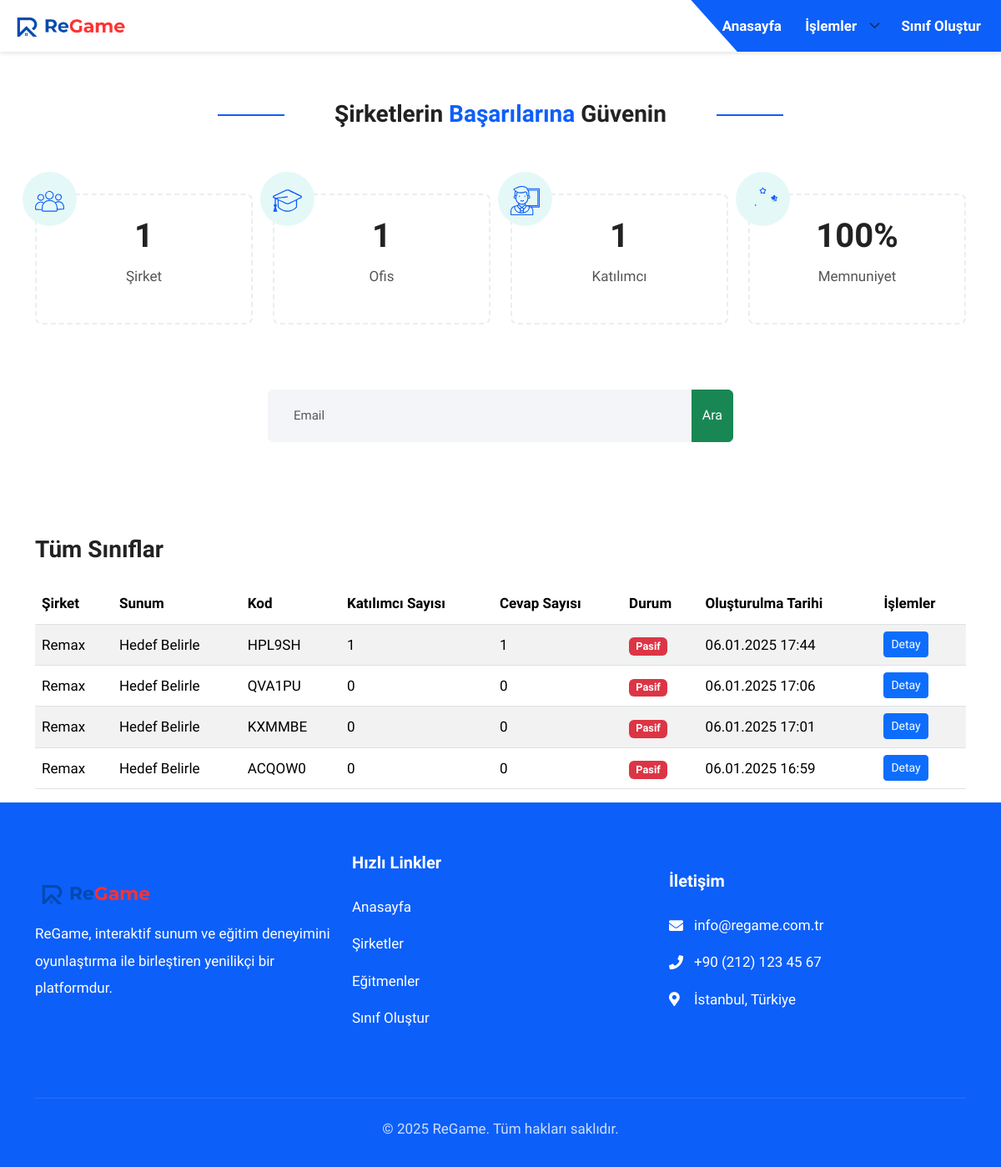
The page /dashboard/ (signed in) on the database its author committed.
### regame/models.py (models this page shows, shortened)
class Classroom(models.Model):
    company = models.ForeignKey(Company, on_delete=models.CASCADE, related_name="classrooms", verbose_name="Şirket")
    presentation = models.ForeignKey(Presentation, on_delete=models.CASCADE, related_name="classrooms", verbose_name="Sunum", blank=True, null=True)
    participants = models.ManyToManyField(Participant, verbose_name=("Katılımcılar"), blank=True, null=True)
    code = models.CharField(max_length=50, unique=True, verbose_name="Kod")
    qr_image = models.ImageField(upload_to="qr_codes/", blank=True, null=True, verbose_name="QR Kod")
    created_at = models.DateTimeField(auto_now_add=True, verbose_name="Oluşturulma Tarihi")
    last_updated_at = models.DateTimeField(auto_now=True, verbose_name="Son Güncellenme Tarihi")
    is_active = models.BooleanField(default=True, verbose_name="Aktif Mi?")

class Company(models.Model):
    name = models.CharField(max_length=255, verbose_name="Adı")
    logo = models.ImageField(upload_to="company_logos/", blank=True, null=True, verbose_name="Logo")
    created_at = models.DateTimeField(auto_now_add=True, verbose_name="Oluşturulma Tarihi")
    last_updated_at = models.DateTimeField(auto_now=True, verbose_name="Son Güncellenme Tarihi")
    is_active = models.BooleanField(default=True, verbose_name="Aktif Mi?")

class Presentation(models.Model):
    company = models.ForeignKey('Company', on_delete=models.CASCADE, related_name="presentations", verbose_name="Şirket")
    name = models.CharField(max_length=255, verbose_name="Adı")
    bg_image = models.ImageField(upload_to="presentation_bg/", blank=True, null=True, verbose_name="Arka Plan Görseli")
    questions = models.JSONField(verbose_name="Sorular", encoder=DjangoJSONEncoder, decoder=json.JSONDecoder, blank=True,null=True)
    created_at = models.DateTimeField(auto_now_add=True, verbose_name="Oluşturulma Tarihi")
    last_updated_at = models.DateTimeField(auto_now=True, verbose_name="Son Güncellenme Tarihi")
    is_active = models.BooleanField(default=True, verbose_name="Aktif Mi?")

### regame/views.py (the view)
# urls.py: path('dashboard/', views.anasayfa2, name='dashboard'),  # Login gerektiren dashboard
@login_required
def anasayfa2(request):
    if request.method == 'POST':
        email = request.POST.get('email')
        participant = None
        answers = []
        if email:
            participant = Participant.objects.filter(email=email).first()
            if participant:
                answers = Answer.objects.filter(
                    participant=participant,
                    is_active=True
                ).select_related('presentation', 'classroom')
    else:
        participant = None
        answers = []
    classrooms = Classroom.objects.select_related(
        'company',
        'presentation'
    ).prefetch_related(
        'participants',
        'answers'
    ).order_by('-created_at')  # En son oluşturulan en üstte
    context = {
        'company_count': Company.objects.filter(is_active=True).count(),
        'office_count': Participant.objects.values('office').distinct().count(),
        'participant_count': Participant.objects.filter(is_active=True).count(),
        'participant': participant,
        'answers': answers,
        'classrooms': classrooms
    }
    return render(request, 'pages/anasayfa2.html', context)

### regame/templates/pages/anasayfa2.html (shortened to what this page needs)
{% extends "base.html" %}
{% load static %}
{% block content %}
{% include "includes/header.html" %}
<section class="counter-up pt120">
    <div class="container">
        <div class="row">
            <div class="col-12 wow fadeInUp">
                <div class="counter-title text-center">
                    <h2>Şirketlerin <span>Başarılarına</span> Güvenin</h2>
                </div>
            </div>
            <div class="col-xl-3 col-md-6 col-12 wow fadeIn">
                <div class="counter-item">
                    <div class="cicon">
                    </div>
                    <h4><span class="cnumb">{{ company_count }}</span></h4>
                    <p>
                        Şirket
                    </p>
                </div>
            </div>
            <div class="col-xl-3 col-md-6 col-12 wow fadeIn">
                <div class="counter-item">
                    <div class="cicon">
                    </div>
                    <h4><span class="cnumb">{{ office_count }}</span></h4>
                    <p>
                        Ofis
                    </p>
                </div>
            </div>
            <div class="col-xl-3 col-md-6 col-12 wow fadeIn">
                <div class="counter-item">
                    <div class="cicon">
                    </div>
                    <h4><span class="cnumb">{{ participant_count }}</span></h4>
                    <p>
                        Katılımcı
                    </p>
                </div>
            </div>
            <div class="col-xl-3 col-md-6 col-12 wow fadeIn">
                <div class="counter-item">
                    <div class="cicon">
                    </div>
                    <h4><span class="cnumb">100</span>%</h4>
                    <p>
                        Memnuniyet
                    </p>
                </div>
            </div>
            <div class="col-12 my-5">
                <form method="POST" class="d-flex justify-content-center align-items-center">
                    <div class="input-group mb-3" style="width:50%;">
                        <input type="text" class="form-control" style="margin-bottom:0;" name="email" placeholder="Email">
                        <button class="btn btn-success" type="submit">Ara</button>
                    </div>
                </form>
            </div>
            <div class="col-12 mt-5">
                <h3 class="mb-4">Tüm Sınıflar</h3>
                <div class="table-responsive">
                    <table class="table table-striped">
                        <thead>
                            <tr>
                                <th>Şirket</th>
                                <th>Sunum</th>
                                <th>Kod</th>
                                <th>Katılımcı Sayısı</th>
                                <th>Cevap Sayısı</th>
                                <th>Durum</th>
                                <th>Oluşturulma Tarihi</th>
                                <th>İşlemler</th>
                            </tr>
                        </thead>
                        <tbody>
                            {% for classroom in classrooms %}
                            <tr>
                                <td>{{ classroom.company.name }}</td>
                                <td>{{ classroom.presentation.name }}</td>
                                <td>{{ classroom.code }}</td>
                                <td>{{ classroom.participants.count }}</td>
                                <td>{{ classroom.answers.count }}</td>
                                <td>
                                    <span class="badge {% if classroom.is_active %}bg-success{% else %}bg-danger{% endif %}">
                                        {% if classroom.is_active %}Aktif{% else %}Pasif{% endif %}
                                    </span>
                                </td>
                                <td>{{ classroom.created_at|date:"d.m.Y H:i" }}</td>
                                <td>
                                    <div class="d-flex gap-2">
                                        <a href="{% url 'classroom_answers' classroom.code %}" class="btn btn-primary btn-sm">Detay</a>
                                    </div>
                                </td>
                            </tr>
                            {% empty %}
                            <tr>
                                <td colspan="8" class="text-center">Henüz sınıf bulunmuyor.</td>
                            </tr>
                            {% endfor %}
                        </tbody>
                    </table>
                </div>
            </div>
        </div>
    </div>
</section>
{% endblock content %}

### regame/templates/base.html (shortened to what this page needs)
{% load static %}
<!DOCTYPE html>
<html lang="en">
	<head>
		<link href='https://unpkg.com/boxicons@2.1.4/css/boxicons.min.css' rel='stylesheet'>
		<link rel="stylesheet" href="{% static 'assets/bootstrap/css/bootstrap.min.css' %}">
		<link rel="stylesheet" href="{% static 'assets/fonts/themify-icons.css' %}">
		<link rel="stylesheet" href="{% static 'assets/css/line-awesome.css' %}">
		<link rel="stylesheet" href="{% static 'assets/fonts/fontawesome/fontawesome.css' %}">
		<link rel="stylesheet" href="{% static 'assets/owlcarousel/css/owl.carousel.min.css' %}">
		<link rel="stylesheet" href="{% static 'assets/owlcarousel/css/owl.theme.default.min.css' %}">
		<link rel="stylesheet" href="{% static 'assets/css/preloader.css' %}">
		<link rel="stylesheet" href="{% static 'assets/css/jquery-simple-mobilemenu.css' %}">
		<link rel="stylesheet" href="{% static 'assets/css/magnific-popup.css' %}">
		<link rel="stylesheet" href="{% static 'assets/css/animate.css' %}">
		<link rel="stylesheet" href="{% static 'assets/css/YouTubePopUp.css' %}">
		<link rel="stylesheet" href="{% static 'assets/css/slick.css' %}">
		<link rel="stylesheet" href="{% static 'assets/css/slick-theme.css' %}">
		<link rel="stylesheet" href="{% static 'assets/css/style.css' %}">
		<link rel="stylesheet" href="{% static 'assets/css/responsive.css' %}">
		<link rel="stylesheet" href="https://cdnjs.cloudflare.com/ajax/libs/font-awesome/5.15.4/css/all.min.css">
		<link href="https://cdnjs.cloudflare.com/ajax/libs/toastr.js/latest/toastr.min.css" rel="stylesheet">
	</head>
	<body>
		{% block content %}{% endblock content %}
		{% include "includes/footer.html" %}
	</body>
</html>

### regame/templates/includes/header.html (shortened to what this page needs)
{% load static %}
<header id="navigation">
    <div class="container-fluid">
        <div class="row">
            <div class="col-3 left-col align-self-center">
                <div class="site-logo">
                    <a href="{% url 'dashboard' %}"><img width="149" src="{% static 'assets/img/regame-logo.png' %}" alt="Edumon"></a>
                </div>
            </div>
            <div style="height=100%;" class="col-9 justify-content-end d-flex align-items-center">
                <nav id="main-menu">
                    <ul>
                        <li>
                            <a class="text-white" href="{% url 'dashboard' %}">Anasayfa</a>
                        </li>
                        <li class="menu-item-has-children">
                            <a href="#" class="text-white">İşlemler</a>
                        </li>
                        <li>
                            <a class="text-white" href="{% url 'select_company_for_classroom' %}">Sınıf Oluştur</a>
                        </li>
                    </ul>
                </nav>
            </div>
        </div>
    </div>
</header>

### regame/templates/includes/footer.html (shortened to what this page needs)
{% load static %}
<footer class="footer">
    <div class="container">
        <div class="row align-items-center">
            <div class="col-lg-4 col-md-6">
                <div class="footer_logo">
                    <a href="{% url 'dashboard' %}">
                        <img width="149" src="{% static 'assets/img/regame-logo.png' %}" alt="ReGame">
                    </a>
                    <p class="mt-3">
                        ReGame, interaktif sunum ve eğitim deneyimini
                        oyunlaştırma ile birleştiren yenilikçi bir platformdur.
                    </p>
                </div>
            </div>
            <div class="col-lg-4 col-md-6">
                <div class="footer_widget">
                    <h4>Hızlı Linkler</h4>
                    <ul>
                        <li><a href="{% url 'dashboard' %}">Anasayfa</a></li>
                        <li><a href="{% url 'company_list' %}">Şirketler</a></li>
                        <li><a href="{% url 'trainer_list' %}">Eğitmenler</a></li>
                        <li><a href="{% url 'select_company_for_classroom' %}">Sınıf Oluştur</a></li>
                    </ul>
                </div>
            </div>
            <div class="col-lg-4 col-md-6">
                <div class="footer_widget">
                    <h4>İletişim</h4>
                    <ul class="footer_contact">
                        <li>
                            <i class="fas fa-envelope"></i>
                            <span>info@regame.com.tr</span>
                        </li>
                        <li>
                            <i class="fas fa-phone"></i>
                            <span>+90 (212) 123 45 67</span>
                        </li>
                        <li>
                            <i class="fas fa-map-marker-alt"></i>
                            <span>İstanbul, Türkiye</span>
                        </li>
                    </ul>
                </div>
            </div>
        </div>
        <div class="row mt-5">
            <div class="col-12">
                <div class="copy_right text-center">
                    <p>© {% now "Y" %} ReGame. Tüm hakları saklıdır.</p>
                </div>
            </div>
        </div>
    </div>
</footer>

### rows shown on the page
Classroom: company.name "Remax", presentation.name "Hedef Belirle", code "HPL9SH", participants.count "1", answers.count "1", is_active "Pasif", created_at "06.01.2025 17:44"
Classroom: company.name "Remax", presentation.name "Hedef Belirle", code "QVA1PU", participants.count "0", answers.count "0", is_active "Pasif", created_at "06.01.2025 17:06"
Classroom: company.name "Remax", presentation.name "Hedef Belirle", code "KXMMBE", participants.count "0", answers.count "0", is_active "Pasif", created_at "06.01.2025 17:01"
Classroom: company.name "Remax", presentation.name "Hedef Belirle", code "ACQOW0", participants.count "0", answers.count "0", is_active "Pasif", created_at "06.01.2025 16:59"

### other values the page prints
{{ company_count }} "1"
{{ office_count }} "1"
{{ participant_count }} "1"
